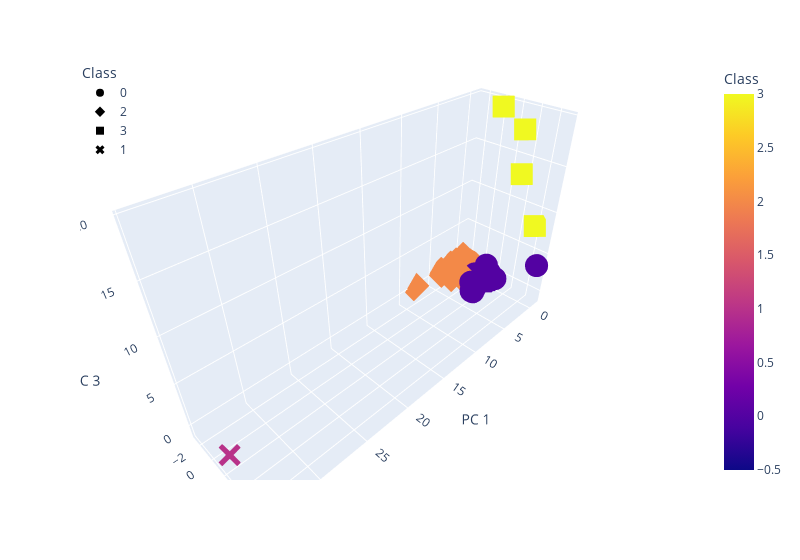

The code cell stored with this chart in its notebook:
### Markdown cell above
### Deliverable 4: Visualizing Cryptocurrencies Results

#### 3D-Scatter with Clusters

### Code cell
# Creating a 3D-Scatter with the PCA data and the clusters
fig = px.scatter_3d(
    clustered_df,
    x="PC 1",
    y="PC 2",
    z="PC 3",
    color="Class",
    symbol="Class",
    width=800,
    hover_name="CoinName",
    hover_data=['Algorithm'],
)
fig.update_layout(legend=dict(x=0, y=1))
fig.show()

### Figure 1 — Plotly figure (JSON) as saved in the notebook; plotly's stock layout.template omitted (floating-point values rounded to 4 significant figures; data arrays with more than 128 entries replaced by an {"elided": "..."} marker saying what was removed)
{"data": [{"customdata": {"elided": "287x1 str values"}, "hovertemplate": "<b>%{hovertext}</b><br><br>Class=%{marker.color}<br>PC 1=%{x}<br>PC 2=%{y}<br>PC 3=%{z}<br>Algorithm=%{customdata[0]}<extra></extra>", "hovertext": {"elided": "287 str values"}, "legendgroup": "0", "marker": {"color": {"elided": "287 int values"}, "coloraxis": "coloraxis", "symbol": "circle"}, "mode": "markers", "name": "0", "scene": "scene", "showlegend": true, "type": "scatter3d", "x": {"elided": "287 float values"}, "y": {"elided": "287 float values"}, "z": {"elided": "287 float values"}}, {"customdata": {"elided": "240x1 str values"}, "hovertemplate": "<b>%{hovertext}</b><br><br>Class=%{marker.color}<br>PC 1=%{x}<br>PC 2=%{y}<br>PC 3=%{z}<br>Algorithm=%{customdata[0]}<extra></extra>", "hovertext": {"elided": "240 str values"}, "legendgroup": "2", "marker": {"color": {"elided": "240 int values"}, "coloraxis": "coloraxis", "symbol": "diamond"}, "mode": "markers", "name": "2", "scene": "scene", "showlegend": true, "type": "scatter3d", "x": {"elided": "240 float values"}, "y": {"elided": "240 float values"}, "z": {"elided": "240 float values"}}, {"customdata": [["SHA-256 + Hive"], ["Proof-of-Authority"], ["ECC 256K1"], ["Leased POS"]], "hovertemplate": "<b>%{hovertext}</b><br><br>Class=%{marker.color}<br>PC 1=%{x}<br>PC 2=%{y}<br>PC 3=%{z}<br>Algorithm=%{customdata[0]}<extra></extra>", "hovertext": ["LitecoinCash", "Poa Network", "Acute Angle Cloud", "Waves"], "legendgroup": "3", "marker": {"color": [3, 3, 3, 3], "coloraxis": "coloraxis", "symbol": "square"}, "mode": "markers", "name": "3", "scene": "scene", "showlegend": true, "type": "scatter3d", "x": [-0.3001, -0.1401, -0.6419, -0.5432], "y": [3.762, 0.7527, 6.037, 3.225], "z": [13.46, 19.62, 8.237, 17.88]}, {"customdata": [["TRC10"]], "hovertemplate": "<b>%{hovertext}</b><br><br>Class=%{marker.color}<br>PC 1=%{x}<br>PC 2=%{y}<br>PC 3=%{z}<br>Algorithm=%{customdata[0]}<extra></extra>", "hovertext": ["BitTorrent"], "legendgroup": "1", "marker": {"color": [1], "coloraxis": "coloraxis", "symbol": "x"}, "mode": "markers", "name": "1", "scene": "scene", "showlegend": true, "type": "scatter3d", "x": [34.09], "y": [1.154], "z": [-0.7748]}], "layout": {"coloraxis": {"colorbar": {"title": {"text": "Class"}}, "colorscale": [[0, "#0d0887"], [0.1111, "#46039f"], [0.2222, "#7201a8"], [0.3333, "#9c179e"], [0.4444, "#bd3786"], [0.5556, "#d8576b"], [0.6667, "#ed7953"], [0.7778, "#fb9f3a"], [0.8889, "#fdca26"], [1, "#f0f921"]]}, "legend": {"title": {"text": "Class"}, "tracegroupgap": 0, "x": 0, "y": 1}, "margin": {"t": 60}, "scene": {"domain": {"x": [0, 1], "y": [0, 1]}, "xaxis": {"title": {"text": "PC 1"}}, "yaxis": {"title": {"text": "PC 2"}}, "zaxis": {"title": {"text": "PC 3"}}}, "width": 800}}
